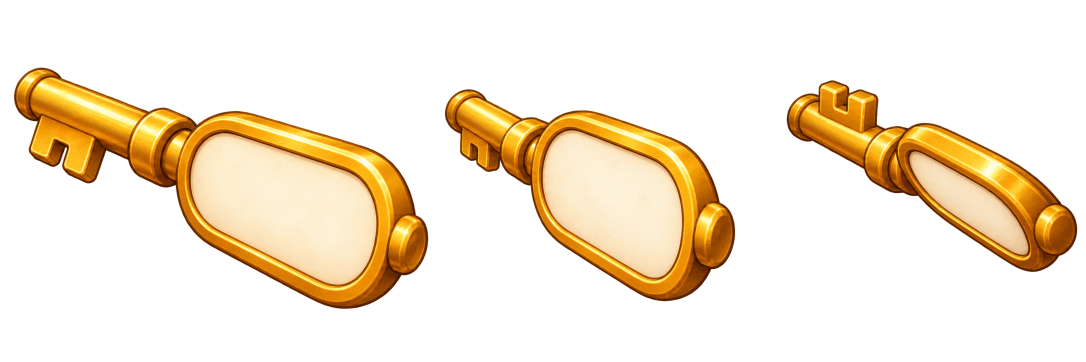
#> input picture _masters/art/door_key_angles_source.png, 2172 x 724 px, found by its file name (shown at 1/2 size)
$ python export_door_key_views.py
#> lines starting #> are read from the running program, lines starting #| are printed output that depends on the picture
from pathlib import Path
from PIL import Image
import shutil,json
r=Path.cwd();a=r/'HI02H12_L02_S01/assets/Images/adventure';m=r/'_masters/art'
src=m/'door_key_angles_source.png'
im=Image.open(src).convert('RGBA');print(im.size)
#> further down, im is the input picture: PIL image 2172x724 RGBA; mean R, G, B, A 58.5, 44, 22.3, 65.7
frames=[('front',Image.open(a/'key.webp').convert('RGBA'),(0,0,1400,372),(35,160),.3),('approach',im,(0,0,875,724),(65,195),.5),('inserted',im,(875,0,1520,724),(935,225),.5),('turned',im,(1520,0,2172,724),(1605,230),.5)]
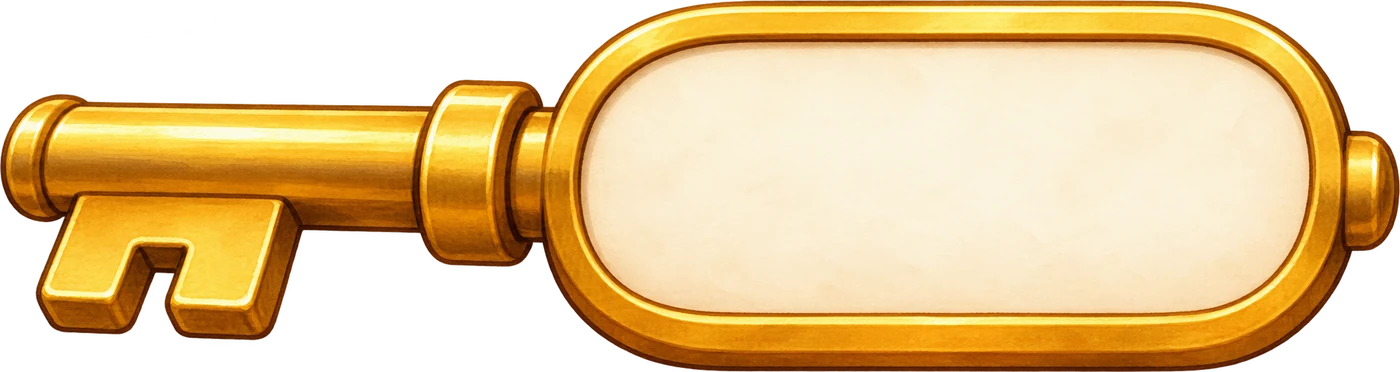
#> input picture HI02H12_L02_S01/assets/Images/adventure/key.webp, 1400 x 372 px, found by its file name
for name,image,rect,anchor,factor in frames:
 cut=image.crop(rect);bbox=cut.getchannel('A').point(lambda v:255 if v>100 else 0).getbbox();box=(bbox[0]+rect[0],bbox[1]+rect[1],bbox[2]+rect[0],bbox[3]+rect[1]);cut=image.crop(box)
 cut=cut.resize((round(cut.width*factor),round(cut.height*factor)),Image.Resampling.LANCZOS)
 dst=Image.new('RGBA',(512,320));xy=(round(48-(anchor[0]-box[0])*factor),round(70-(anchor[1]-box[1])*factor));dst.alpha_composite(cut,xy);dst.save(a/('key_'+name+'.webp'),quality=96,method=6)
 print(name,box,xy,cut.size)
#> this loop made 4 passes
#> (name, rect, anchor, factor, bbox, box, xy) on passes 3 to 4: ('inserted', (875, 0, 1520, 724), (935, 225), 0.5, (15, 179, 595, 602), (890, 179, 1470, 602), (26, 47)), ('turned', (1520, 0, 2172, 724), (1605, 230), 0.5, (54, 161, 634, 544), (1574, 161, 2154, 544), (32, 36))
#> (name, anchor, factor, box, xy) on pass 1: ('front', (35, 160), 0.3, (0, 0, 1400, 372), (38, 22))
#| front (0, 0, 1400, 372) (38, 22) (420, 112)
#| approach (28, 135, 856, 618) (30, 40) (414, 242)
#| inserted (890, 179, 1470, 602) (26, 47) (290, 212)
#| turned (1574, 161, 2154, 544) (32, 36) (290, 192)
#> pass 1, `cut=cut.resize((round(cut.width*factor),round(cut.height*factor)),Imag..`:
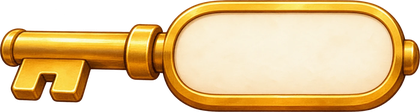
#> cut: PIL image 420x112 RGBA; mean R, G, B, A 165.7, 134.9, 84.3, 184.1; transparent parts drawn white
#> pass 1, `dst = Image.new('RGBA', (512, 320))`:
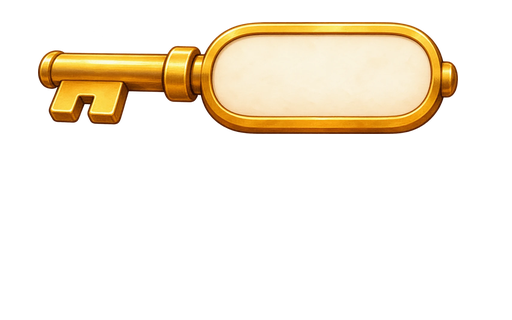
#> saved as key_front.webp: PIL image 512x320 RGBA; mean R, G, B, A 47.6, 38.7, 24.2, 52.9; transparent parts drawn white
#> pass 2, `cut = image.crop(rect)`:
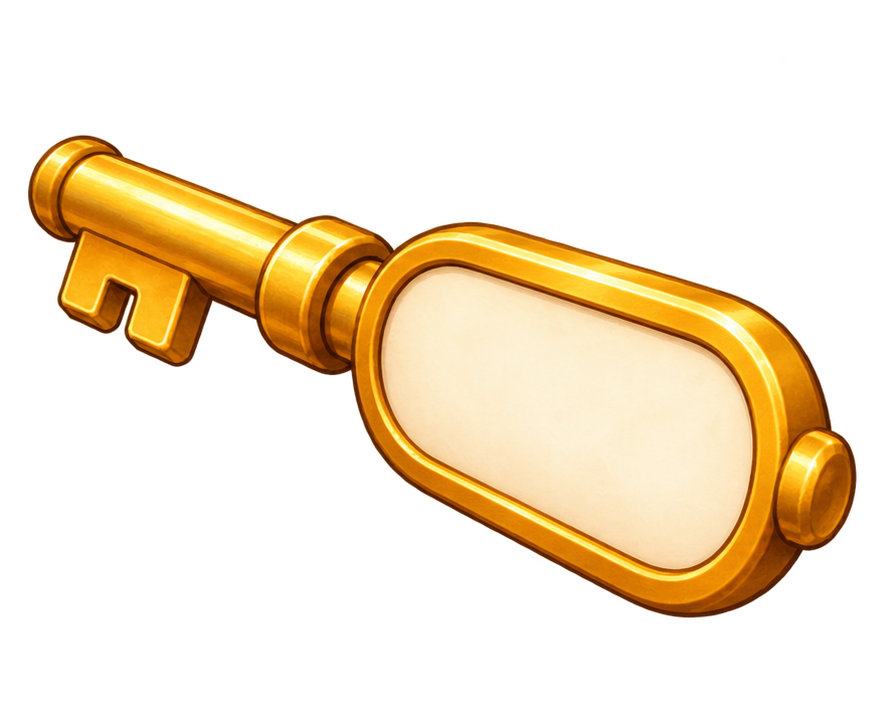
#> cut: PIL image 875x724 RGBA; mean R, G, B, A 68.2, 52.4, 27.7, 75.2; transparent parts drawn white
#> after the loop:
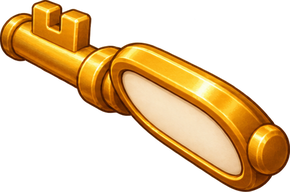
#> cut: PIL image 290x192 RGBA; mean R, G, B, A 83.8, 57.2, 20.8, 101.2; transparent parts drawn white
#> after the loop:
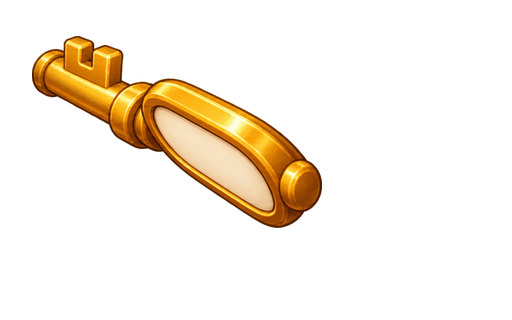
#> dst: PIL image 512x320 RGBA; mean R, G, B, A 28.5, 19.4, 7.1, 34.4; transparent parts drawn white
